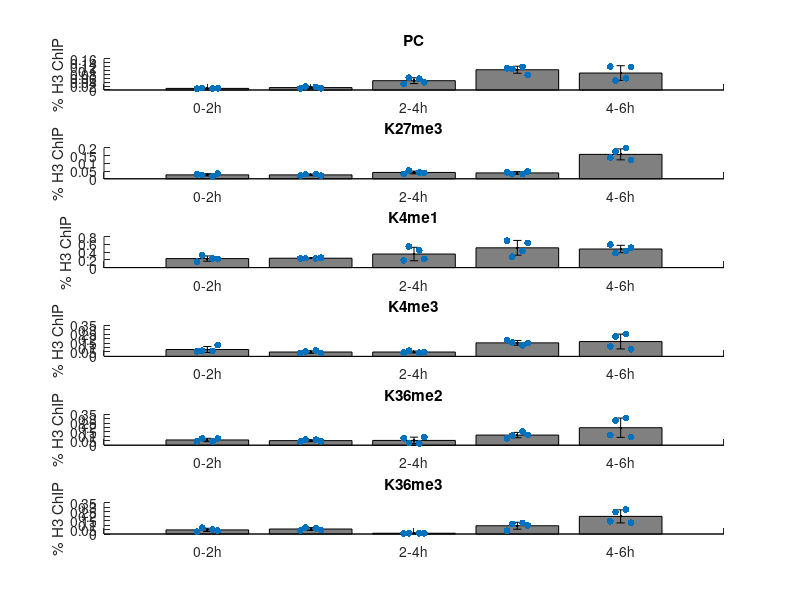

The MATLAB source for this figure:
% Leonie Ringrose, 25.06.2020. 
% This is a standalone script accompanying the manuscript Reinig et al, Nature Communications 2020
% The code contains raw data and plotting function for the final version of Figure 4E (Bar plots
% with standard deviation, overlaid with individual data points). Revised
% upon acceptance of the paper to comply with editorial request. 
% The data contain chip enrichments as a percentage of H3 ChIP for 5 time
% points and 6 antibodies, performed in Drosophila embryos, each row
% contain 4 replicates for each time point. 0-2h, 2-4h,4-6h,'6-8h','8-10h'


PC=1; K27me3 =2; K4me1= 3; K4me3 = 4; K36me2 = 5; K36me3 = 6; % Names are included in the table for easier identification of data. 

chip_data = [PC    0.007	0.010	0.007	0.009	0.008	0.018	0.016	0.008	0.031	0.063	0.058	0.040	0.112	0.109	0.119	0.078	0.121	0.050	0.060	0.119
K27me3   0.028	0.024	0.016	0.034	0.020	0.030	0.030	0.021	0.032	0.053	0.041	0.038	0.042	0.031	0.031	0.048	0.136	0.175	0.198	0.121
K4me1	 0.154	0.319	0.232	0.226	0.238	0.243	0.232	0.255	0.185	0.546	0.445	0.224	0.694	0.281	0.429	0.638	0.593	0.375	0.433	0.518
K4me3	 0.057	0.065	0.061	0.128	0.038	0.056	0.067	0.037	0.042	0.065	0.042	0.049	0.184	0.158	0.120	0.150	0.113	0.223	0.254	0.081
K36me2   0.044	0.075	0.042	0.076	0.041	0.061	0.063	0.042	0.079	0.025	0.020	0.092	0.078	0.110	0.152	0.117	0.114	0.276	0.306	0.094
K36me3   0.027	0.070	0.050	0.039	0.041	0.075	0.064	0.045	0.008	0.008	0.009	0.009	0.037	0.115	0.124	0.097	0.144	0.248	0.276	0.128];


means = zeros (6,5);
stds = zeros (6,5);

lo = [2 6 10 14 18];
hi = [5 9 13 17 21];


for i = 1:6
    for j = 1:5
    means (i,j)= mean(chip_data (i,lo(j):hi(j)));
    stds (i,j)= std(chip_data (i,lo(j):hi(j)));
    end 
end

titles = {'PC','K27me3','K4me1','K4me3','K36me2','K36me3'};

figure

x = [0.9 0.95 1.05 1.1 1.9 1.95 2.05 2.1 2.9 2.95 3.05 3.1 3.9 3.95 4.05 4.1 4.9 4.95 5.05 5.1];


for i = 1:6
    subplot_i = subplot(6,1,(i));
    hold on
    bar(means(i,:), 'FaceColor',[.5 .5 .5]); 
    errorbar(means(i,:),stds(i,:),'.k'); 
    scatter (x,chip_data(i,2:21),25, 'filled','k');
    %ylim ([0 1.6]);
    title (titles (i));
    set(gca,'XTickLabel',{'','0-2h ','','2-4h','','4-6h ','','6-8h','','8-10h'});
    ylabel('% H3 ChIP');
end